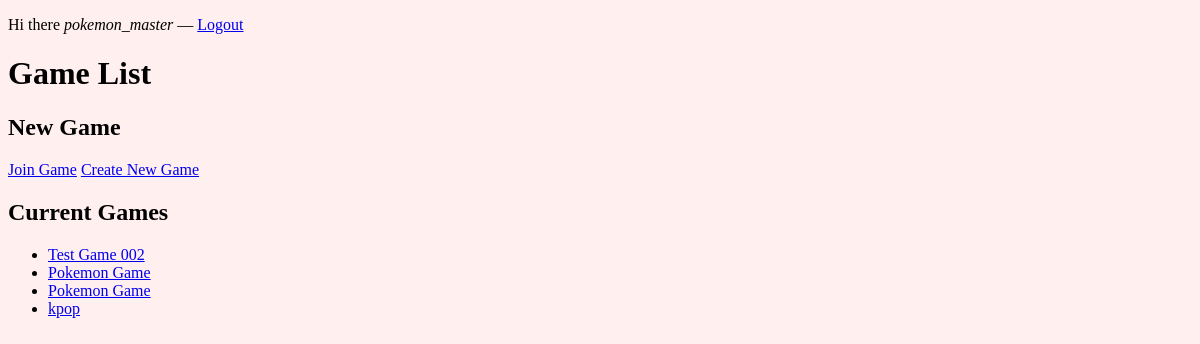
The app's page /game (signed in) with its own data.
### peppercat/models.py (models this page shows, shortened)
class User(db.Model):
	__tablename__ = 'users'
	id       = db.Column(db.Integer, primary_key = True)
	email    = db.Column(db.String(), unique = True)
	username = db.Column(db.String(), unique = True)
	password = db.Column(db.String())
	games = db.relationship('Game', secondary = users_games, backref = db.backref('users', lazy = 'dynamic'))

class Game(db.Model):
	__tablename__ = 'games'
	id            = db.Column(db.Integer, primary_key = True)
	name          = db.Column(db.String())
	date          = db.Column(db.DateTime())
	private       = db.Column(db.Boolean())
	current_scene = db.Column(db.Integer, db.ForeignKey('scenes.id'))
	game_master   = db.Column(db.Integer, db.ForeignKey('users.id'))

### peppercat/routes.py (the view)
@app.route('/game')
def gamelist():
	if 'email' not in session:
		return redirect(url_for('login'))
	gamelist = User.query.filter_by(email = session['email']).first().games
	return render_template('gamelist.html', gamelist = gamelist, user = session['username'])

### peppercat/templates/gamelist.html (shortened to what this page needs)
{% extends "layout.html" %}
{% block content %}
	<p>Hi there <em>{{ user }}</em> &mdash; <a href="{{ url_for('logout') }}">Logout</a></p>
	<h1>Game List</h1>
	<h2>New Game</h2>
	<a href="{{ url_for('public_games') }}">Join Game</a>
	<a href="{{ url_for('create_game') }}">Create New Game</a>
	<h2>Current Games</h2>
	{% if gamelist %}
		<ul>
		{% for game in gamelist %}
			<li><a href="{{ url_for('game', id = game.id) }}">{{ game.name }}</a></li>
		{% endfor %}
		</ul>
	{% endif %}
{% endblock %}

### peppercat/client/css/main.css (style rules this page uses)
body { background-color: #ffefef; }

### records on screen
User: username "pokemon_master"
Game: name "Test Game 002"
Game: name "Pokemon Game"
Game: name "Pokemon Game"
Game: name "kpop"
